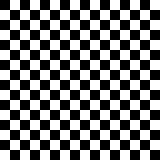
#> input picture part2/resources/160x160.bmp, 160 x 160 px; its folder holds only this picture in this run
$ python main.py
#> lines starting #> are read from the running program, lines starting #| are printed output that depends on the picture; after the words box and inside, x2 and y2 are one past the last pixel; in counts of white or black regions, pixels touching at a corner belong together
### part2/cli/image_selection.py
import os
from inputoutput.file_io import list_files

# Function to select the image to process
def select_image(resource_folder):
    # Get the list of files in the "resources" folder
    file_list = list_files(resource_folder)

    # Check if there are any files in the folder
    if not file_list:
        print("No images found in the 'resources' folder.")
        return None, None

    # Print the list of available files
    print("Available images:")
    for i, file in enumerate(file_list):
        print(f"{i + 1}. {file}")

    # User selects the image to load
    try:
        selected_image_index = int(input("Select an image to process: "))
        if selected_image_index < 1 or selected_image_index > len(file_list):
            print("Invalid selection.")
            return None, None
    except ValueError:
        print("Invalid input. Please enter a number.")
        return None, None

    selected_image = file_list[selected_image_index - 1]
    img_path = os.path.join(resource_folder, selected_image)

    return selected_image, img_path

### part2/inputoutput/file_io.py
import os
import sys
import numpy as np
from PIL import Image

# Function to get the list of files in the "resources" folder
def list_files(directory):
    try:
        return [f for f in os.listdir(directory) if os.path.isfile(os.path.join(directory, f))]
    except FileNotFoundError as e:
        print(f"Error: {e}")
        sys.exit(1)

# Function to load an image in grayscale
def load_image(filepath):
    img = Image.open(filepath).convert('L')
    return np.array(img)

# Function to save the compressed image
def save_image(image, filepath):
    img = Image.fromarray(image)
    img.save(filepath)

### part2/cli/user_input.py
# Function to get the window size F
def get_window_size():
    try:
        F = int(input("Enter the window size F: "))
        return F
    except ValueError:
        print("Invalid input. Please enter an integer.")
        return None

# Function to get the threshold d
def get_threshold(F):
    max_d = 2 * F - 2

    while True:
        try:
            d = int(input(f"Enter the threshold d (between 0 and {max_d}): "))
            if 0 <= d <= max_d:
                return d
            else:
                print(f"Invalid input. Please enter a value between 0 and {max_d}.")
        except ValueError:
            print("Invalid input. Please enter an integer.")

### part2/compression/padding.py
import numpy as np

# Function to add padding to the image
def add_padding(image, block_size):
    M, N = image.shape
    # Calculate the new dimensions with padding
    padded_M = M + (block_size - M % block_size) if M % block_size != 0 else M
    padded_N = N + (block_size - N % block_size) if N % block_size != 0 else N

    # Create a new array with the padded dimensions
    padded_image = np.zeros((padded_M, padded_N), dtype=image.dtype)
    # Copy the original image into the new array with padding
    padded_image[:M, :N] = image

    # Return the padded image along with the original dimensions
    return padded_image, M, N

# Function to remove the padding from the image
def remove_padding(image, original_M, original_N):
    # Remove the padding by cropping the image to the original dimensions
    return image[:original_M, :original_N]

### part2/compression/dct_functions.py
import numpy as np
from scipy.fftpack import dct, idct

# Function to perform 2D DCT on blocks
def block_dct2(block):
    return dct(dct(block.T, norm='ortho').T, norm='ortho')

# Function to perform 2D inverse DCT on blocks
def block_idct2(block):
    return idct(idct(block.T, norm='ortho').T, norm='ortho')

# Main function for image compression using DCT
def compress_image(image, block_size, d):
    M, N = image.shape

    # Ensure the image dimensions are divisible by the block size
    if M % block_size != 0 or N % block_size != 0:
        raise ValueError(f"The image must have dimensions that are multiples of {block_size}. Current dimensions: {M}x{N}")

    compressed_image = np.zeros_like(image)

    # Divide the image into blocks
    for i in range(0, M, block_size):
        for j in range(0, N, block_size):
            block = image[i:i+block_size, j:j+block_size]

            # Apply 2D DCT
            dct_block = block_dct2(block)

            # Zero out frequencies where k + l >= d
            for k in range(block_size):
                for l in range(block_size):
                    if k + l >= d:
                        dct_block[k, l] = 0

            # Apply inverse 2D DCT
            idct_block = block_idct2(dct_block)

            # Round the values and clip to the valid range [0, 255]
            idct_block = np.round(idct_block).clip(0, 255)

            # Recompose the image
            compressed_image[i:i+block_size, j:j+block_size] = idct_block

    return compressed_image.astype(np.uint8)

### part2/main.py
import os
from inputoutput.file_io import load_image, save_image
from compression.dct_functions import compress_image
from compression.padding import add_padding, remove_padding
from cli.image_selection import select_image
from cli.user_input import get_window_size, get_threshold
import matplotlib.pyplot as plt


# Main function for the image compressor with CLI
def main():
    resource_folder = os.path.join(os.getcwd(), "resources")

    # Select the image to process
    selected_image, img_path = select_image(resource_folder)
#> the answer given: 1
    if not selected_image or not img_path:
        return

    # Load the selected image
    try:
        img = load_image(img_path)
#> in load_image, img is the input picture: PIL image 160x160 L; 50% white; 1 white region, box (x1, y1, x2, y2) and area: (0, 0, 160, 160) 12800
    except Exception as e:
        print(f"Error loading image: {e}")
        return

    # User chooses the window size F
    F = None
    while F is None:
        F = get_window_size()
#> this loop made 1 pass; the answer given on pass 1: 100

    # Ask the user to input the threshold value d
    d = get_threshold(F)
#> the loop in get_threshold, `while True:` made 1 pass; the answer given on pass 1: 100

    # Add padding if necessary
    padded_img, original_M, original_N = add_padding(img, F)
#> in add_padding, `padded_image[:M, :N] = image`:
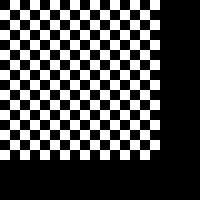
#> padded_image: shape (200, 200); 32% white; 1 white region, box (x1, y1, x2, y2) and area: (0, 0, 160, 160) 12800
#> original_M = 160; original_N = 160

    # Perform image compression with padding
    compressed_img = compress_image(padded_img, F, d)
#> after the loop in compress_image, `for i in range(0, M, block_size):`:
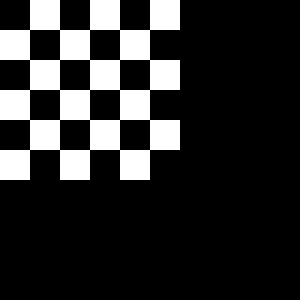
#> block: shape (100, 100) (shown 3 times larger); 18% white; 1 white region, box (x1, y1, x2, y2) and area: (0, 0, 60, 60) 1800
#> after the loop in compress_image, `for i in range(0, M, block_size):`:
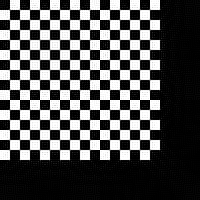
#> compressed_image: shape (200, 200); min 0, max 255, mean 82.6
#> after the loop in compress_image, `for i in range(0, M, block_size):`:
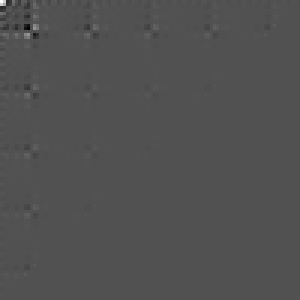
#> dct_block: shape (100, 100) float64 (shown 3 times larger); min -2164.3, max 4590, mean 0.2; drawn with min black and max white

    # Remove padding to return to the original size
    compressed_img = remove_padding(compressed_img, original_M, original_N)
#> in remove_padding, `return image[:original_M, :original_N]`:
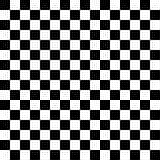
#> returned value: shape (160, 160); min 0, max 255, mean 127.5

    # Save the compressed image in the folder
    compress_image_name = f"compressed_F{F}_d{d}_{selected_image}"
    compressed_image_path = os.path.join(os.getcwd(), "out", compress_image_name)

    # Save the compressed image
    save_image(compressed_img, compressed_image_path)

    # Load the compressed image for display
    compressed_img_loaded = load_image(compressed_image_path)

    # Get original image size in KB
    image_size = os.path.getsize(img_path) / 1024

    # Get compressed image size in KB
    compressed_image_size = os.path.getsize(compressed_image_path) / 1024

    # Display the original and compressed images side by side
    fig, axes = plt.subplots(1, 2, figsize=(10, 5))
    axes[0].imshow(img, cmap='gray')
    axes[0].set_title('Original Image', pad=20)
    axes[0].axis('off')
    axes[0].text(0.5, -0.6, 'Size = {:.2f} KB'.format(image_size))

    axes[1].imshow(compressed_img_loaded, cmap='gray')
    axes[1].set_title('Compressed Image', pad=20)
    axes[1].axis('off')
    axes[1].text(0.5, -0.6, 'F = {}, d = {:.2f}, size = {:.2f} KB'.format(F, d, compressed_image_size))

    plt.show()

if __name__ == "__main__":
    main()

$ run again, on part2/resources/80x80.bmp
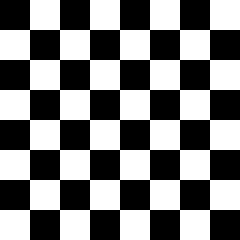
#> input picture part2/resources/80x80.bmp, 80 x 80 px (shown 3 times larger)
#> in load_image, img is the input picture: PIL image 80x80 L; 50% white; 1 white region, box (x1, y1, x2, y2) and area: (0, 0, 80, 80) 3200
#> the loop in main, `while F is None:` made 1 pass; the answer given on pass 1: 100
#> the loop in get_threshold, `while True:` made 1 pass; the answer given on pass 1: 100
#> in add_padding, `padded_image[:M, :N] = image`:
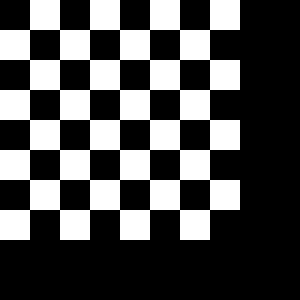
#> padded_image: shape (100, 100) (shown 3 times larger); 32% white; 1 white region, box (x1, y1, x2, y2) and area: (0, 0, 80, 80) 3200
#> original_M = 80
#> in remove_padding, `return image[:original_M, :original_N]`:
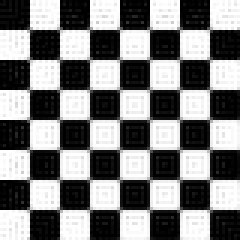
#> returned value: shape (80, 80) (shown 3 times larger); min 0, max 255, mean 127.5

$ run again, on part2/resources/320x320.bmp
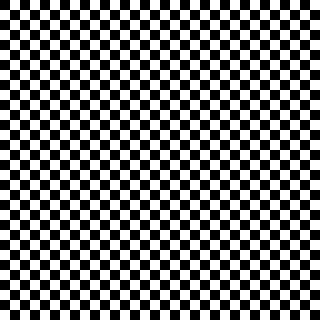
#> input picture part2/resources/320x320.bmp, 320 x 320 px
#> in load_image, img is the input picture: PIL image 320x320 L; 50% white; 1 white region, box (x1, y1, x2, y2) and area: (0, 0, 320, 320) 51200
#> the loop in main, `while F is None:` made 1 pass; the answer given on pass 1: 100
#> the loop in get_threshold, `while True:` made 1 pass; the answer given on pass 1: 100
#> in add_padding, `padded_image[:M, :N] = image`:
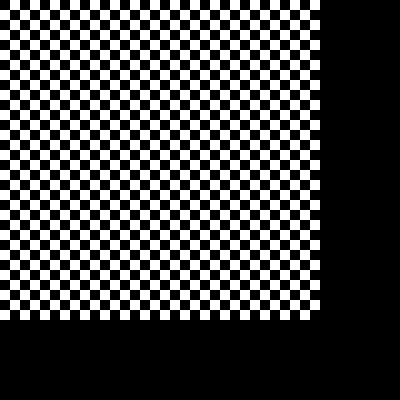
#> padded_image: shape (400, 400); 32% white; 1 white region, box (x1, y1, x2, y2) and area: (0, 0, 320, 320) 51200
#> original_M = 320
#> in remove_padding, `return image[:original_M, :original_N]`:
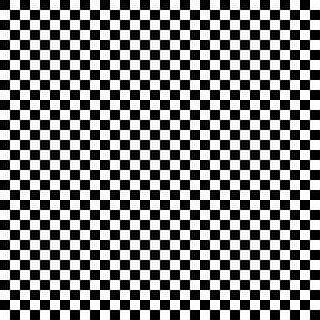
#> returned value: shape (320, 320); min 0, max 255, mean 127.5
